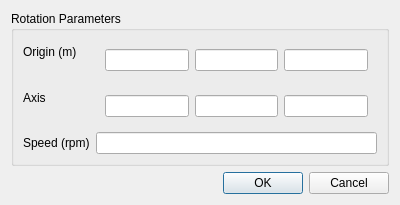
<?xml version="1.0" encoding="UTF-8"?>
<ui version="4.0">
 <class>RotationDialog</class>
 <widget class="QDialog" name="RotationDialog">
  <property name="geometry">
   <rect>
    <x>0</x>
    <y>0</y>
    <width>400</width>
    <height>200</height>
   </rect>
  </property>
  <property name="windowTitle">
   <string>Rotation</string>
  </property>
  <layout class="QVBoxLayout" name="verticalLayout">
   <item>
    <widget class="QGroupBox" name="groupBox">
     <property name="title">
      <string>Rotation Parameters</string>
     </property>
     <layout class="QFormLayout" name="formLayout">
      <item row="0" column="0">
       <widget class="QLabel" name="originLabel">
        <property name="text">
         <string>Origin (m)</string>
        </property>
       </widget>
      </item>
      <item row="0" column="1">
       <widget class="QWidget" name="originWidget" native="true">
        <layout class="QHBoxLayout" name="originLayout">
         <item>
          <widget class="QLineEdit" name="originX"/>
         </item>
         <item>
          <widget class="QLineEdit" name="originY"/>
         </item>
         <item>
          <widget class="QLineEdit" name="originZ"/>
         </item>
        </layout>
       </widget>
      </item>
      <item row="1" column="0">
       <widget class="QLabel" name="axisLabel">
        <property name="text">
         <string>Axis</string>
        </property>
       </widget>
      </item>
      <item row="1" column="1">
       <widget class="QWidget" name="axisWidget" native="true">
        <layout class="QHBoxLayout" name="axisLayout">
         <item>
          <widget class="QLineEdit" name="axisX"/>
         </item>
         <item>
          <widget class="QLineEdit" name="axisY"/>
         </item>
         <item>
          <widget class="QLineEdit" name="axisZ"/>
         </item>
        </layout>
       </widget>
      </item>
      <item row="2" column="0">
       <widget class="QLabel" name="speedLabel">
        <property name="text">
         <string>Speed (rpm)</string>
        </property>
       </widget>
      </item>
      <item row="2" column="1">
       <widget class="QLineEdit" name="speed"/>
      </item>
     </layout>
    </widget>
   </item>
   <item>
    <widget class="QDialogButtonBox" name="buttonBox">
     <property name="standardButtons">
      <set>QDialogButtonBox::Cancel|QDialogButtonBox::Ok</set>
     </property>
    </widget>
   </item>
  </layout>
 </widget>
 <resources/>
 <connections/>
</ui>
